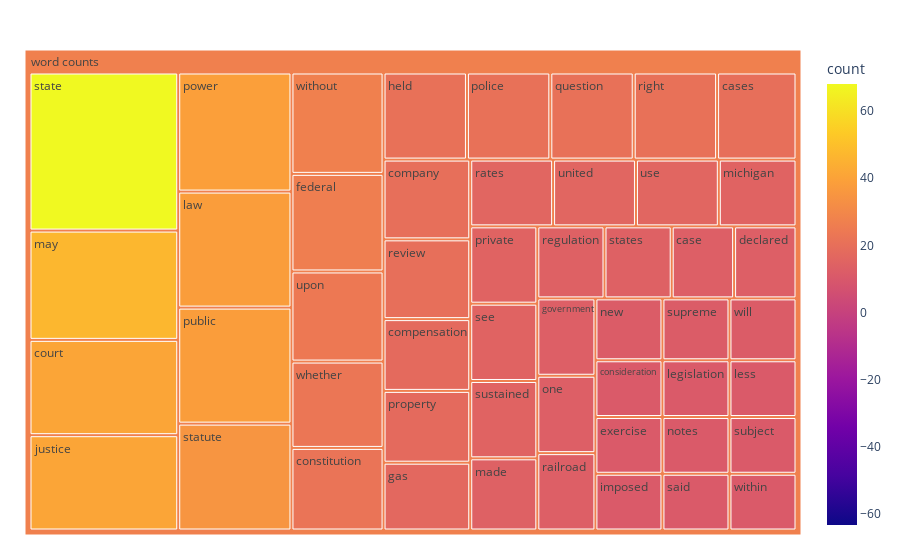

The notebook cell saved with this chart:
### Code cell
import numpy as np
fig = px.treemap(counts_df[0:50], path=[px.Constant("word counts"), 'word'],
    values = 'count',
    color='count',
    color_continuous_scale='plasma',
    color_continuous_midpoint=np.average(counts_df['count']))

fig.update_layout(margin = dict(t=50, l=25, r=25, b=25))
fig.show()

### Figure 1 — Plotly figure (JSON) as saved in the notebook; plotly's stock layout.template omitted (floating-point values rounded to 4 significant figures)
{"data": [{"branchvalues": "total", "customdata": [[13], [20], [20], [18], [11], [22], [41], [13], [11], [26], [17], [13], [21], [11], [41], [38], [11], [11], [14], [47], [15], [12], [11], [13], [21], [39], [15], [18], [38], [21], [13], [16], [14], [20], [21], [11], [15], [68], [14], [35], [11], [12], [15], [16], [24], [16], [23], [12], [11], [27], [26.92]], "domain": {"x": [0, 1], "y": [0, 1]}, "hovertemplate": "labels=%{label}<br>count_sum=%{value}<br>parent=%{parent}<br>id=%{id}<br>count=%{color}<extra></extra>", "ids": ["word counts/case", "word counts/cases", "word counts/company", "word counts/compensation", "word counts/consideration", "word counts/constitution", "word counts/court", "word counts/declared", "word counts/exercise", "word counts/federal", "word counts/gas", "word counts/government", "word counts/held", "word counts/imposed", "word counts/justice", "word counts/law", "word counts/legislation", "word counts/less", "word counts/made", "word counts/may", "word counts/michigan", "word counts/new", "word counts/notes", "word counts/one", "word counts/police", "word counts/power", "word counts/private", "word counts/property", "word counts/public", "word counts/question", "word counts/railroad", "word counts/rates", "word counts/regulation", "word counts/review", "word counts/right", "word counts/said", "word counts/see", "word counts/state", "word counts/states", "word counts/statute", "word counts/subject", "word counts/supreme", "word counts/sustained", "word counts/united", "word counts/upon", "word counts/use", "word counts/whether", "word counts/will", "word counts/within", "word counts/without", "word counts"], "labels": ["case", "cases", "company", "compensation", "consideration", "constitution", "court", "declared", "exercise", "federal", "gas", "government", "held", "imposed", "justice", "law", "legislation", "less", "made", "may", "michigan", "new", "notes", "one", "police", "power", "private", "property", "public", "question", "railroad", "rates", "regulation", "review", "right", "said", "see", "state", "states", "statute", "subject", "supreme", "sustained", "united", "upon", "use", "whether", "will", "within", "without", "word counts"], "marker": {"coloraxis": "coloraxis", "colors": [13, 20, 20, 18, 11, 22, 41, 13, 11, 26, 17, 13, 21, 11, 41, 38, 11, 11, 14, 47, 15, 12, 11, 13, 21, 39, 15, 18, 38, 21, 13, 16, 14, 20, 21, 11, 15, 68, 14, 35, 11, 12, 15, 16, 24, 16, 23, 12, 11, 27, 26.92]}, "name": "", "parents": ["word counts", "word counts", "word counts", "word counts", "word counts", "word counts", "word counts", "word counts", "word counts", "word counts", "word counts", "word counts", "word counts", "word counts", "word counts", "word counts", "word counts", "word counts", "word counts", "word counts", "word counts", "word counts", "word counts", "word counts", "word counts", "word counts", "word counts", "word counts", "word counts", "word counts", "word counts", "word counts", "word counts", "word counts", "word counts", "word counts", "word counts", "word counts", "word counts", "word counts", "word counts", "word counts", "word counts", "word counts", "word counts", "word counts", "word counts", "word counts", "word counts", "word counts", ""], "type": "treemap", "values": [13, 20, 20, 18, 11, 22, 41, 13, 11, 26, 17, 13, 21, 11, 41, 38, 11, 11, 14, 47, 15, 12, 11, 13, 21, 39, 15, 18, 38, 21, 13, 16, 14, 20, 21, 11, 15, 68, 14, 35, 11, 12, 15, 16, 24, 16, 23, 12, 11, 27, 1016]}], "layout": {"coloraxis": {"cmid": 2.382, "colorbar": {"title": {"text": "count"}}, "colorscale": [[0, "#0d0887"], [0.1111, "#46039f"], [0.2222, "#7201a8"], [0.3333, "#9c179e"], [0.4444, "#bd3786"], [0.5556, "#d8576b"], [0.6667, "#ed7953"], [0.7778, "#fb9f3a"], [0.8889, "#fdca26"], [1, "#f0f921"]]}, "legend": {"tracegroupgap": 0}, "margin": {"b": 25, "l": 25, "r": 25, "t": 50}}}
